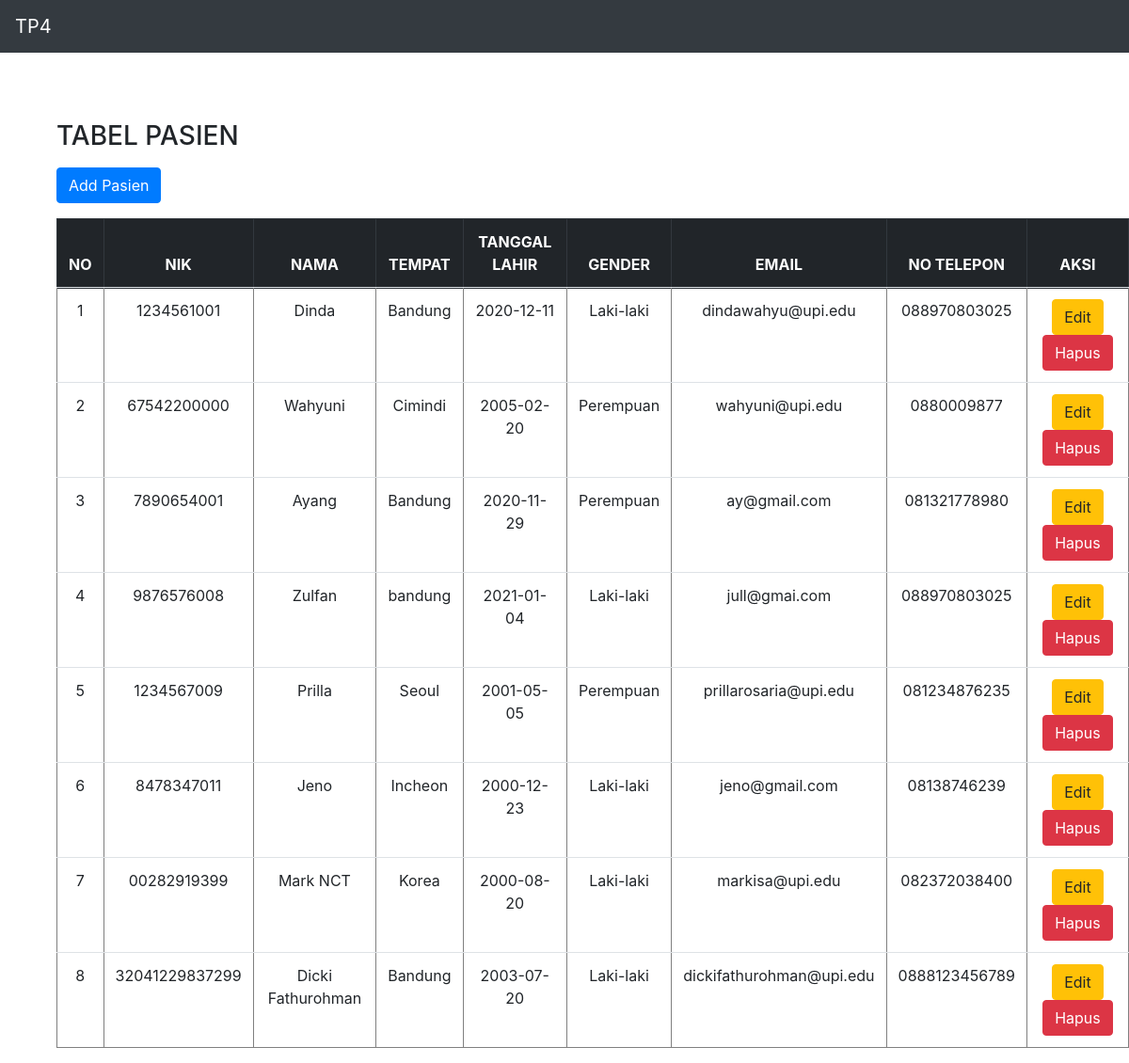
The page /LP11-DPBO/index.php on the database its author committed.
### tables this page shows
CREATE TABLE `pasien` (
  `id` int(11) NOT NULL AUTO_INCREMENT,
  `nik` varchar(100) NOT NULL,
  `nama` varchar(100) NOT NULL,
  `tempat` varchar(100) NOT NULL,
  `tl` varchar(100) NOT NULL,
  `gender` varchar(10) NOT NULL,
  `email` varchar(100) NOT NULL,
  `telp` varchar(100) NOT NULL,
  PRIMARY KEY (`id`)
);

### LP11-DPBO/presenter/ProsesPasien.php (called while the page is built, shortened)
<?php
class ProsesPasien implements KontrakPasienPresenter
{
	private $tabelpasien;
	private $data = [];
	function __construct()
	{
		try {
			$db_host = "localhost";
			$db_user = "root";
			$db_password = "";
			$db_name = "mvp_01";
			$this->tabelpasien = new TabelPasien($db_host, $db_user, $db_password, $db_name);
			$this->data = array();
		} catch (Exception $e) {
			echo "wiw error" . $e->getMessage();
		}
	}
	function prosesDataPasien()
	{
		try {
			$this->tabelpasien->open();
			$this->tabelpasien->getPasien();
			while ($row = $this->tabelpasien->getResult()) {
				$this->data[] = $row;
			}
		} catch (Exception $e) {
			echo "wiw error part 2" . $e->getMessage();
		}
	}
	function getId($i)
	{
		return $this->data[$i]['id'];
	}
	function getNik($i)
	{
		return $this->data[$i]['nik'];
	}
	function getNama($i)
	{
		return $this->data[$i]['nama'];
	}
	function getTempat($i)
	{
		return $this->data[$i]['tempat'];
	}
	function getTl($i)
	{
		return $this->data[$i]['tl'];
	}
	function getGender($i)
	{
		return $this->data[$i]['gender'];
	}
	function getEmail($i)
	{
		return $this->data[$i]['email'];
	}
	function getTelp($i)
	{
		return $this->data[$i]['telp'];
	}
	function getSize()
	{
		return sizeof($this->data);
	}
}

### LP11-DPBO/index.php (called while the page is built, shortened)
<?php
include_once("model/Template.class.php");
include_once("model/DB.class.php");
include_once("view/TampilPasien.php");
$tp = new TampilPasien();
$data = $tp->tampil();

### LP11-DPBO/model/DB.class.php (called while the page is built, shortened)
<?php
class DB
{
	var $db_host = '';
	var $db_user = '';
	var $db_password = '';
	var $db_name = '';
	var $db_link = '';
	function __construct($db_host = '', $db_user = '', $db_password = '', $db_name = '')
	{
		$this->db_host = $db_host;
		$this->db_user = $db_user;
		$this->db_password = $db_password;
		$this->db_name = $db_name;
	}
	function open()
	{
		$this->db_link = mysqli_connect($this->db_host, $this->db_user, $this->db_password, $this->db_name);
	}
	function execute($query = "")
	{
		$this->result = mysqli_query($this->db_link, $query);
		return $this->result;
	}
}

### LP11-DPBO/model/TabelPasien.class.php (called while the page is built, shortened)
<?php
class TabelPasien extends DB
{
	function getPasien()
	{
		$query = "SELECT * FROM pasien";
		return $this->execute($query);
	}
}

### LP11-DPBO/view/TampilPasien.php (the view, shortened to what this page needs)
<?php
include_once("presenter/ProsesPasien.php");
class TampilPasien implements KontrakPasienView
{
	private $prosespasien;
	function __construct()
	{
		$this->prosespasien = new ProsesPasien();
	}
	function tampil()
	{
		$this->prosespasien->prosesDataPasien();
		$data = null;
		for ($i = 0; $i < $this->prosespasien->getSize(); $i++) {
			$no = $i + 1;
			$data .= "<tr>
			<td>" . $no . "</td>
			<td>" . $this->prosespasien->getNik($i) . "</td>
			<td>" . $this->prosespasien->getNama($i) . "</td>
			<td>" . $this->prosespasien->getTempat($i) . "</td>
			<td>" . $this->prosespasien->getTl($i) . "</td>
			<td>" . $this->prosespasien->getGender($i) . "</td>
			<td>" . $this->prosespasien->getEmail($i) . "</td>
			<td>" . $this->prosespasien->getTelp($i) . "</td>
			<td>
                  <a href='form.php?id_edit=" . $i .  "' class='btn btn-warning' '>Edit</a>
                  <a href='form.php?id_hapus=" . $this->prosespasien->getId($i) . "' class='btn btn-danger' '>Hapus</a>
            </td>";
		}
	}
}

### LP11-DPBO/model/Template.class.php (shortened to what this page needs)
<?php
class Template{
	var $content = '';
	function __construct($filename = ''){
		$this->content = implode('', @file($filename));
	}
	function clear(){
		$this->content = preg_replace("/DATA_[A-Z|_|0-9]+/", "", $this->content);
	}
	function write(){
		print $this->content;
	}
	function replace($old = '', $new = ''){
		if(is_int($new)){
			$value = sprintf("%d", $new);
		}elseif(is_float($new)){
			$value = sprintf("%f", $new);
		}elseif(is_array($new)){
			$value = '';
			foreach( $new as $item){
				$value .= $item. '';
			}
		}else{
			$value = $new;
		}
		$this->content = preg_replace("/$old/",  $value, $this->content);
	}
}

### rows shown on the page
pasien: no "1", nik "1234561001", nama "Dinda", tempat "Bandung", tl "2020-12-11", gender "Laki-laki", email "dindawahyu@upi.edu", telp "088970803025"
pasien: no "2", nik "67542200000", nama "Wahyuni", tempat "Cimindi", tl "2005-02-20", gender "Perempuan", email "wahyuni@upi.edu", telp "0880009877"
pasien: no "3", nik "7890654001", nama "Ayang", tempat "Bandung", tl "2020-11-29", gender "Perempuan", email "ay@gmail.com", telp "081321778980"
pasien: no "4", nik "9876576008", nama "Zulfan", tempat "bandung", tl "2021-01-04", gender "Laki-laki", email "jull@gmai.com", telp "088970803025"
pasien: no "5", nik "1234567009", nama "Prilla", tempat "Seoul", tl "2001-05-05", gender "Perempuan", email "prillarosaria@upi.edu", telp "081234876235"
pasien: no "6", nik "8478347011", nama "Jeno", tempat "Incheon", tl "2000-12-23", gender "Laki-laki", email "jeno@gmail.com", telp "08138746239"
pasien: no "7", nik "00282919399", nama "Mark NCT", tempat "Korea", tl "2000-08-20", gender "Laki-laki", email "markisa@upi.edu", telp "082372038400"
pasien: no "8", nik "32041229837299", nama "Dicki Fathurohman", tempat "Bandung", tl "2003-07-20", gender "Laki-laki", email "dickifathurohman@upi.edu", telp "0888123456789"

### other values the page prints
$this->content "TP4 TABEL PASIEN Add Pasien NO NIK NAMA TEMPAT TANGGAL LAHIR GENDER EMAIL NO TELEPON AKSI"
